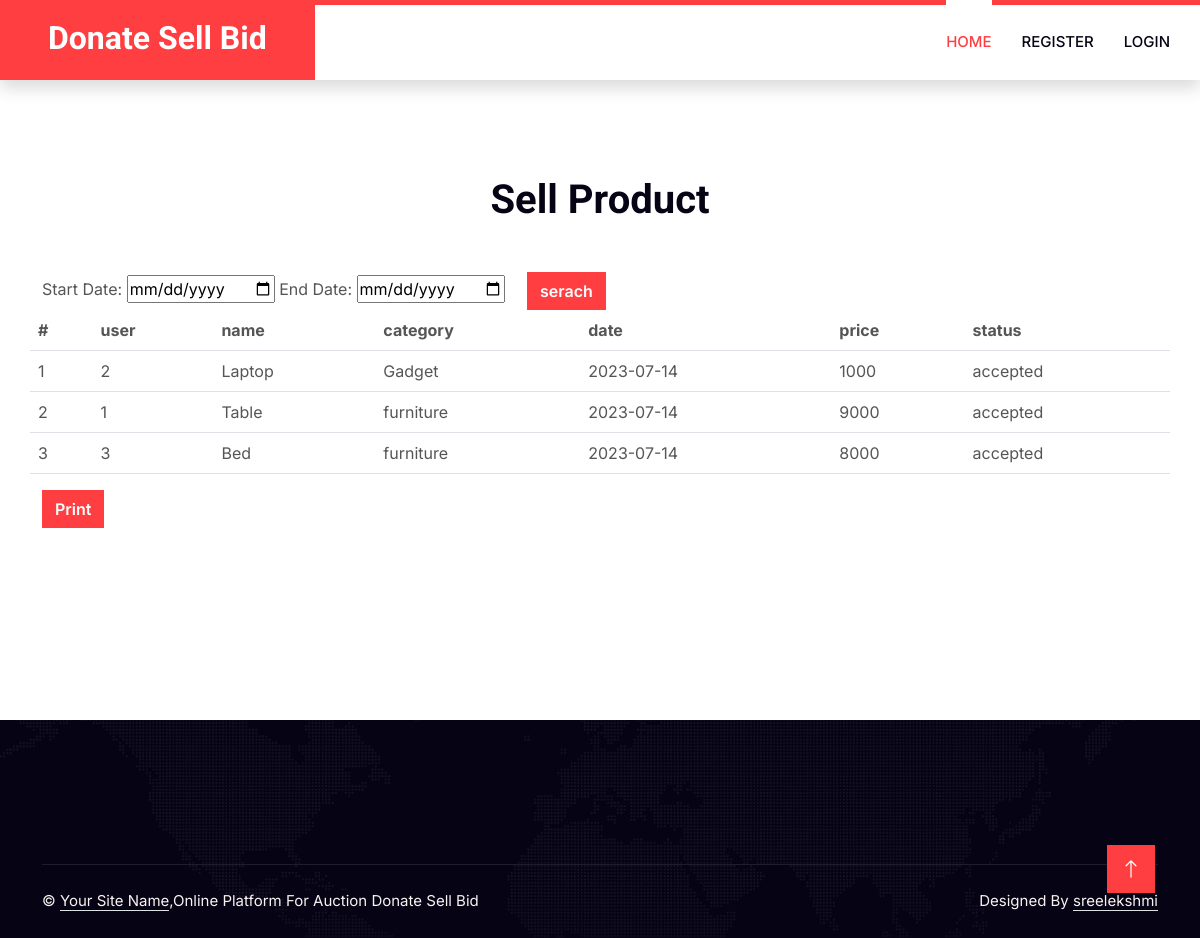
/sales_report.php, run on the app's committed database.
### tables this page shows
CREATE TABLE IF NOT EXISTS `a_sell` (
  `id` int(11) NOT NULL AUTO_INCREMENT,
  `p_id` int(11) NOT NULL,
  `name` varchar(225) NOT NULL,
  `category` varchar(225) NOT NULL,
  `disc` varchar(225) NOT NULL,
  `image` varchar(225) NOT NULL,
  `price` int(225) NOT NULL,
  `date` date NOT NULL,
  `status` varchar(225) NOT NULL,
  `u_id` int(11) NOT NULL,
  PRIMARY KEY (`id`)
);

### sales_report.php (the view, shortened to what this page needs)
<?php
include("header.php");
?>
    <div class="container-xxl py-5">
        <div class="container py-5">
            <div class="text-center wow fadeInUp" data-wow-delay="0.1s">
                <h1 class="mb-5">Sell Product</h1>
            </div>
			<form class="form-inline" method="POST" >
		  <label for="email">Start Date:</label>
		  <input type="date" id="email" placeholder="Enter email" name="start">
		  <label for="pwd">End Date:</label>
		  <input type="date" id="pwd" placeholder="Enter password" name="end"> &nbsp;&nbsp;&nbsp;
		  <input type="submit" name="search" value="serach" class="btn btn-primary">
		</form>
		<div id="GFG" >
            <div class="row g-4" >
				<table class="table">
					<tr>
						<th>#</th>
						<th>user</th>
						<th>name</th>
						<th>category</th>
						<th>date</th>
						<th>price</th>
						<th>status</th>
					</tr>
								<?php
		include("conn.php");
		if(isset($_POST['search']))
	{
		$s=$_POST['start'];
		$e=$_POST['end'];
		$sel = "SELECT * FROM a_sell where status='accepted' and date between '$s' AND '$e'";
	}else{
		$sel="select * from a_sell where status='accepted'";
	}
		$res=mysqli_query($con,$sel);
		$i=1;
		while($row=mysqli_fetch_array($res))
		{
		?>
			<tr>
				<td><?php echo $i;?></td>
				<td><?php echo $row['p_id'];?></td>
				<td><?php echo $row['name'];?></td>
				<td><?php echo $row['category'];?></td>
				<td><?php echo $row['date'];?></td>
				<td><?php echo $row['price'];?></td>
				<td><?php echo $row['status'];?></td>
			</tr>
				<?php
				$i++;
		}
		?>
				</table>
               </div>
			   </div>
			    <input type="button" value="Print" onclick="printDiv()" class='btn btn-primary'>
				</div>
				</div>
<?php
include("footer.php");
?>

### css/style.css (style rules this page uses)
:root { --primary: #FF3E41; --secondary: #51CFED; --light: #F8F2F0; --dark: #060315; }
.btn { font-weight: 600; transition: .5s; }
.btn.btn-primary, .btn.btn-secondary { color: #FFFFFF; }

### data on the page
a_sell: p "2", name "Laptop", category "Gadget", date "2023-07-14", price "1000", status "accepted"
a_sell: p "1", name "Table", category "furniture", date "2023-07-14", price "9000", status "accepted"
a_sell: p "3", name "Bed", category "furniture", date "2023-07-14", price "8000", status "accepted"
